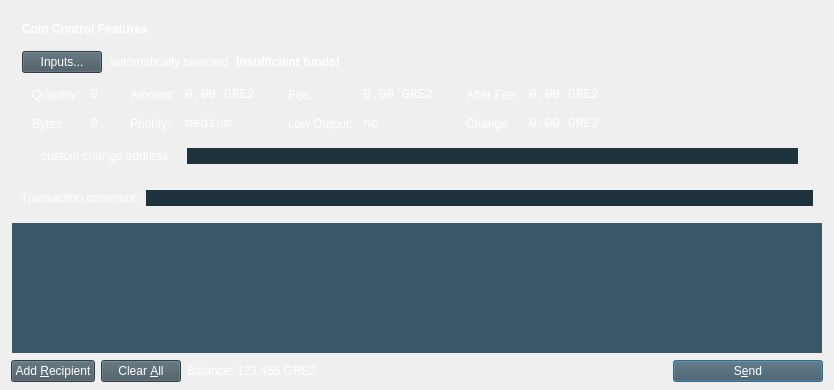
<?xml version="1.0" encoding="UTF-8"?>
<ui version="4.0">
 <class>SendCoinsDialog</class>
 <widget class="QDialog" name="SendCoinsDialog">
  <property name="geometry">
   <rect>
    <x>0</x>
    <y>0</y>
    <width>831</width>
    <height>390</height>
   </rect>
  </property>
  <property name="windowTitle">
   <string>Send Coins</string>
  </property>
  <property name="styleSheet">
   <string notr="true">
    SendCoinsDialog {background:transparent; color:white;}
    QPushButton {background-color:rgb(69, 87, 96); color:white;}
    QLabel {background-color:transparent; color:white;}
    QFrame {background-color:transparent; color:white;}
    QCheckBox {background-color:transparent; color:white;}
    QLineEdit {background-color:#1f333e; color:white; border: none;}
    QToolTip {background-color:#1f333e; color:white; border-style: none;}
   </string>
  </property>
  <layout class="QVBoxLayout" name="verticalLayout">
   <property name="bottomMargin">
    <number>8</number>
   </property>
   <item>
    <widget class="QFrame" name="frameCoinControl">
     <property name="sizePolicy">
      <sizepolicy hsizetype="Expanding" vsizetype="Expanding">
       <horstretch>0</horstretch>
       <verstretch>0</verstretch>
      </sizepolicy>
     </property>
     <property name="maximumSize">
      <size>
       <width>16777215</width>
       <height>16777215</height>
      </size>
     </property>
     <property name="frameShape">
      <enum>QFrame::StyledPanel</enum>
     </property>
     <property name="frameShadow">
      <enum>QFrame::Sunken</enum>
     </property>
     <layout class="QVBoxLayout" name="verticalLayoutCoinControl2">
      <property name="spacing">
       <number>6</number>
      </property>
      <property name="leftMargin">
       <number>0</number>
      </property>
      <property name="topMargin">
       <number>0</number>
      </property>
      <property name="rightMargin">
       <number>0</number>
      </property>
      <property name="bottomMargin">
       <number>6</number>
      </property>
      <item>
       <layout class="QVBoxLayout" name="verticalLayoutCoinControl" stretch="0,0,0,0,1">
        <property name="spacing">
         <number>0</number>
        </property>
        <property name="leftMargin">
         <number>10</number>
        </property>
        <property name="topMargin">
         <number>10</number>
        </property>
        <item>
         <layout class="QHBoxLayout" name="horizontalLayoutCoinControl1">
          <property name="bottomMargin">
           <number>15</number>
          </property>
          <item>
           <widget class="QLabel" name="labelCoinControlFeatures">
            <property name="sizePolicy">
             <sizepolicy hsizetype="Preferred" vsizetype="Maximum">
              <horstretch>0</horstretch>
              <verstretch>0</verstretch>
             </sizepolicy>
            </property>
            <property name="font">
             <font>
              <weight>75</weight>
              <bold>true</bold>
             </font>
            </property>
            <property name="text">
             <string>Coin Control Features</string>
            </property>
           </widget>
          </item>
         </layout>
        </item>
        <item>
         <layout class="QHBoxLayout" name="horizontalLayoutCoinControl2" stretch="0,0,0,0">
          <property name="spacing">
           <number>8</number>
          </property>
          <property name="bottomMargin">
           <number>10</number>
          </property>
          <item>
           <widget class="QPushButton" name="pushButtonCoinControl">
            <property name="text">
             <string>Inputs...</string>
            </property>
           </widget>
          </item>
          <item>
           <widget class="QLabel" name="labelCoinControlAutomaticallySelected">
            <property name="text">
             <string>automatically selected</string>
            </property>
            <property name="margin">
             <number>5</number>
            </property>
           </widget>
          </item>
          <item>
           <widget class="QLabel" name="labelCoinControlInsuffFunds">
            <property name="font">
             <font>
              <weight>75</weight>
              <bold>true</bold>
             </font>
            </property>
            <property name="text">
             <string>Insufficient funds!</string>
            </property>
            <property name="margin">
             <number>5</number>
            </property>
           </widget>
          </item>
          <item>
           <spacer name="horizontalSpacerCoinControl">
            <property name="orientation">
             <enum>Qt::Horizontal</enum>
            </property>
            <property name="sizeHint" stdset="0">
             <size>
              <width>40</width>
              <height>1</height>
             </size>
            </property>
           </spacer>
          </item>
         </layout>
        </item>
        <item>
         <widget class="QWidget" name="widgetCoinControl" native="true">
          <property name="sizePolicy">
           <sizepolicy hsizetype="Preferred" vsizetype="Preferred">
            <horstretch>0</horstretch>
            <verstretch>0</verstretch>
           </sizepolicy>
          </property>
          <property name="minimumSize">
           <size>
            <width>0</width>
            <height>0</height>
           </size>
          </property>
          <layout class="QHBoxLayout" name="horizontalLayoutCoinControl5">
           <property name="leftMargin">
            <number>0</number>
           </property>
           <property name="topMargin">
            <number>0</number>
           </property>
           <property name="rightMargin">
            <number>0</number>
           </property>
           <property name="bottomMargin">
            <number>0</number>
           </property>
           <item>
            <layout class="QHBoxLayout" name="horizontalLayoutCoinControl3" stretch="0,0,0,1">
             <property name="spacing">
              <number>20</number>
             </property>
             <property name="topMargin">
              <number>0</number>
             </property>
             <property name="bottomMargin">
              <number>10</number>
             </property>
             <item>
              <layout class="QFormLayout" name="formLayoutCoinControl1">
               <property name="horizontalSpacing">
                <number>10</number>
               </property>
               <property name="verticalSpacing">
                <number>14</number>
               </property>
               <property name="leftMargin">
                <number>10</number>
               </property>
               <property name="topMargin">
                <number>4</number>
               </property>
               <property name="rightMargin">
                <number>6</number>
               </property>
               <item row="0" column="0">
                <widget class="QLabel" name="labelCoinControlQuantityText">
                 <property name="text">
                  <string>Quantity:</string>
                 </property>
                 <property name="margin">
                  <number>0</number>
                 </property>
                </widget>
               </item>
               <item row="0" column="1">
                <widget class="QLabel" name="labelCoinControlQuantity">
                 <property name="font">
                  <font>
                   <family>Monospace</family>
                   <pointsize>10</pointsize>
                  </font>
                 </property>
                 <property name="cursor">
                  <cursorShape>IBeamCursor</cursorShape>
                 </property>
                 <property name="contextMenuPolicy">
                  <enum>Qt::ActionsContextMenu</enum>
                 </property>
                 <property name="text">
                  <string>0</string>
                 </property>
                 <property name="margin">
                  <number>0</number>
                 </property>
                 <property name="textInteractionFlags">
                  <set>Qt::LinksAccessibleByMouse|Qt::TextSelectableByKeyboard|Qt::TextSelectableByMouse</set>
                 </property>
                </widget>
               </item>
               <item row="1" column="0">
                <widget class="QLabel" name="labelCoinControlBytesText">
                 <property name="text">
                  <string>Bytes:</string>
                 </property>
                </widget>
               </item>
               <item row="1" column="1">
                <widget class="QLabel" name="labelCoinControlBytes">
                 <property name="font">
                  <font>
                   <family>Monospace</family>
                   <pointsize>10</pointsize>
                  </font>
                 </property>
                 <property name="cursor">
                  <cursorShape>IBeamCursor</cursorShape>
                 </property>
                 <property name="contextMenuPolicy">
                  <enum>Qt::ActionsContextMenu</enum>
                 </property>
                 <property name="text">
                  <string>0</string>
                 </property>
                 <property name="textInteractionFlags">
                  <set>Qt::LinksAccessibleByMouse|Qt::TextSelectableByKeyboard|Qt::TextSelectableByMouse</set>
                 </property>
                </widget>
               </item>
              </layout>
             </item>
             <item>
              <layout class="QFormLayout" name="formLayoutCoinControl2">
               <property name="horizontalSpacing">
                <number>10</number>
               </property>
               <property name="verticalSpacing">
                <number>14</number>
               </property>
               <property name="leftMargin">
                <number>6</number>
               </property>
               <property name="topMargin">
                <number>4</number>
               </property>
               <property name="rightMargin">
                <number>6</number>
               </property>
               <item row="0" column="0">
                <widget class="QLabel" name="labelCoinControlAmountText">
                 <property name="text">
                  <string>Amount:</string>
                 </property>
                 <property name="margin">
                  <number>0</number>
                 </property>
                </widget>
               </item>
               <item row="0" column="1">
                <widget class="QLabel" name="labelCoinControlAmount">
                 <property name="font">
                  <font>
                   <family>Monospace</family>
                   <pointsize>10</pointsize>
                  </font>
                 </property>
                 <property name="cursor">
                  <cursorShape>IBeamCursor</cursorShape>
                 </property>
                 <property name="contextMenuPolicy">
                  <enum>Qt::ActionsContextMenu</enum>
                 </property>
                 <property name="text">
                  <string>0.00 GRE2</string>
                 </property>
                 <property name="textInteractionFlags">
                  <set>Qt::LinksAccessibleByMouse|Qt::TextSelectableByKeyboard|Qt::TextSelectableByMouse</set>
                 </property>
                </widget>
               </item>
               <item row="1" column="0">
                <widget class="QLabel" name="labelCoinControlPriorityText">
                 <property name="text">
                  <string>Priority:</string>
                 </property>
                </widget>
               </item>
               <item row="1" column="1">
                <widget class="QLabel" name="labelCoinControlPriority">
                 <property name="font">
                  <font>
                   <family>Monospace</family>
                   <pointsize>10</pointsize>
                  </font>
                 </property>
                 <property name="cursor">
                  <cursorShape>IBeamCursor</cursorShape>
                 </property>
                 <property name="contextMenuPolicy">
                  <enum>Qt::ActionsContextMenu</enum>
                 </property>
                 <property name="text">
                  <string>medium</string>
                 </property>
                 <property name="textInteractionFlags">
                  <set>Qt::LinksAccessibleByMouse|Qt::TextSelectableByKeyboard|Qt::TextSelectableByMouse</set>
                 </property>
                </widget>
               </item>
              </layout>
             </item>
             <item>
              <layout class="QFormLayout" name="formLayoutCoinControl3">
               <property name="horizontalSpacing">
                <number>10</number>
               </property>
               <property name="verticalSpacing">
                <number>14</number>
               </property>
               <property name="leftMargin">
                <number>6</number>
               </property>
               <property name="topMargin">
                <number>4</number>
               </property>
               <property name="rightMargin">
                <number>6</number>
               </property>
               <item row="0" column="0">
                <widget class="QLabel" name="labelCoinControlFeeText">
                 <property name="text">
                  <string>Fee:</string>
                 </property>
                 <property name="margin">
                  <number>0</number>
                 </property>
                </widget>
               </item>
               <item row="0" column="1">
                <widget class="QLabel" name="labelCoinControlFee">
                 <property name="font">
                  <font>
                   <family>Monospace</family>
                   <pointsize>10</pointsize>
                  </font>
                 </property>
                 <property name="cursor">
                  <cursorShape>IBeamCursor</cursorShape>
                 </property>
                 <property name="contextMenuPolicy">
                  <enum>Qt::ActionsContextMenu</enum>
                 </property>
                 <property name="text">
                  <string>0.00 GRE2</string>
                 </property>
                 <property name="textInteractionFlags">
                  <set>Qt::LinksAccessibleByMouse|Qt::TextSelectableByKeyboard|Qt::TextSelectableByMouse</set>
                 </property>
                </widget>
               </item>
               <item row="1" column="0">
                <widget class="QLabel" name="labelCoinControlLowOutputText">
                 <property name="text">
                  <string>Low Output:</string>
                 </property>
                </widget>
               </item>
               <item row="1" column="1">
                <widget class="QLabel" name="labelCoinControlLowOutput">
                 <property name="font">
                  <font>
                   <family>Monospace</family>
                   <pointsize>10</pointsize>
                  </font>
                 </property>
                 <property name="cursor">
                  <cursorShape>IBeamCursor</cursorShape>
                 </property>
                 <property name="contextMenuPolicy">
                  <enum>Qt::ActionsContextMenu</enum>
                 </property>
                 <property name="text">
                  <string>no</string>
                 </property>
                 <property name="textInteractionFlags">
                  <set>Qt::LinksAccessibleByMouse|Qt::TextSelectableByKeyboard|Qt::TextSelectableByMouse</set>
                 </property>
                </widget>
               </item>
              </layout>
             </item>
             <item>
              <layout class="QFormLayout" name="formLayoutCoinControl4">
               <property name="horizontalSpacing">
                <number>10</number>
               </property>
               <property name="verticalSpacing">
                <number>14</number>
               </property>
               <property name="leftMargin">
                <number>6</number>
               </property>
               <property name="topMargin">
                <number>4</number>
               </property>
               <property name="rightMargin">
                <number>6</number>
               </property>
               <item row="0" column="0">
                <widget class="QLabel" name="labelCoinControlAfterFeeText">
                 <property name="text">
                  <string>After Fee:</string>
                 </property>
                 <property name="margin">
                  <number>0</number>
                 </property>
                </widget>
               </item>
               <item row="0" column="1">
                <widget class="QLabel" name="labelCoinControlAfterFee">
                 <property name="font">
                  <font>
                   <family>Monospace</family>
                   <pointsize>10</pointsize>
                  </font>
                 </property>
                 <property name="cursor">
                  <cursorShape>IBeamCursor</cursorShape>
                 </property>
                 <property name="contextMenuPolicy">
                  <enum>Qt::ActionsContextMenu</enum>
                 </property>
                 <property name="text">
                  <string>0.00 GRE2</string>
                 </property>
                 <property name="textInteractionFlags">
                  <set>Qt::LinksAccessibleByMouse|Qt::TextSelectableByKeyboard|Qt::TextSelectableByMouse</set>
                 </property>
                </widget>
               </item>
               <item row="1" column="0">
                <widget class="QLabel" name="labelCoinControlChangeText">
                 <property name="text">
                  <string>Change</string>
                 </property>
                </widget>
               </item>
               <item row="1" column="1">
                <widget class="QLabel" name="labelCoinControlChange">
                 <property name="font">
                  <font>
                   <family>Monospace</family>
                   <pointsize>10</pointsize>
                  </font>
                 </property>
                 <property name="cursor">
                  <cursorShape>IBeamCursor</cursorShape>
                 </property>
                 <property name="contextMenuPolicy">
                  <enum>Qt::ActionsContextMenu</enum>
                 </property>
                 <property name="text">
                  <string>0.00 GRE2</string>
                 </property>
                 <property name="textInteractionFlags">
                  <set>Qt::LinksAccessibleByMouse|Qt::TextSelectableByKeyboard|Qt::TextSelectableByMouse</set>
                 </property>
                </widget>
               </item>
              </layout>
             </item>
            </layout>
           </item>
          </layout>
         </widget>
        </item>
        <item>
         <layout class="QHBoxLayout" name="horizontalLayoutCoinControl4" stretch="0,0,0">
          <property name="spacing">
           <number>12</number>
          </property>
          <property name="sizeConstraint">
           <enum>QLayout::SetDefaultConstraint</enum>
          </property>
          <property name="topMargin">
           <number>5</number>
          </property>
          <property name="rightMargin">
           <number>5</number>
          </property>
          <item>
           <widget class="QCheckBox" name="checkBoxCoinControlChange">
            <property name="text">
             <string>custom change address</string>
            </property>
           </widget>
          </item>
          <item>
           <widget class="QLineEdit" name="lineEditCoinControlChange">
            <property name="enabled">
             <bool>false</bool>
            </property>
            <property name="sizePolicy">
             <sizepolicy hsizetype="Expanding" vsizetype="Fixed">
              <horstretch>0</horstretch>
              <verstretch>0</verstretch>
             </sizepolicy>
            </property>
           </widget>
          </item>
          <item>
           <widget class="QLabel" name="labelCoinControlChangeLabel">
            <property name="sizePolicy">
             <sizepolicy hsizetype="Preferred" vsizetype="Expanding">
              <horstretch>0</horstretch>
              <verstretch>0</verstretch>
             </sizepolicy>
            </property>
            <property name="minimumSize">
             <size>
              <width>0</width>
              <height>0</height>
             </size>
            </property>
            <property name="text">
             <string/>
            </property>
            <property name="margin">
             <number>3</number>
            </property>
           </widget>
          </item>
         </layout>
        </item>
        <item>
         <spacer name="verticalSpacerCoinControl">
          <property name="orientation">
           <enum>Qt::Vertical</enum>
          </property>
          <property name="sizeHint" stdset="0">
           <size>
            <width>800</width>
            <height>1</height>
           </size>
          </property>
         </spacer>
        </item>
       </layout>
      </item>
     </layout>
    </widget>
   </item>
   <item>
    <widget class="QFrame" name="horizontalFrame">
     <property name="frameShape">
      <enum>QFrame::StyledPanel</enum>
     </property>
     <property name="frameShadow">
      <enum>QFrame::Sunken</enum>
     </property>
     <layout class="QHBoxLayout" name="horizontalLayout_3">
      <item>
       <widget class="QLabel" name="label_2">
        <property name="text">
         <string>Transaction comment:</string>
        </property>
       </widget>
      </item>
      <item>
       <widget class="QLineEdit" name="editTxComment">
       </widget>
      </item>
     </layout>
    </widget>
   </item>
   <item>
    <widget class="QScrollArea" name="scrollArea">
     <property name="widgetResizable">
      <bool>true</bool>
     </property>
     <widget class="QWidget" name="scrollAreaWidgetContents">
      <property name="geometry">
       <rect>
        <x>0</x>
        <y>0</y>
        <width>666</width>
        <height>136</height>
       </rect>
      </property>
      <property name="styleSheet">
       <string notr="true">background-color:rgb(59, 88, 104);</string>
      </property>
      <layout class="QVBoxLayout" name="verticalLayout_2">
       <property name="leftMargin">
        <number>0</number>
       </property>
       <property name="topMargin">
        <number>0</number>
       </property>
       <property name="rightMargin">
        <number>0</number>
       </property>
       <property name="bottomMargin">
        <number>0</number>
       </property>
       <item>
        <layout class="QVBoxLayout" name="entries">
         <property name="spacing">
          <number>6</number>
         </property>
        </layout>
       </item>
       <item>
        <spacer name="verticalSpacer">
         <property name="orientation">
          <enum>Qt::Vertical</enum>
         </property>
         <property name="sizeHint" stdset="0">
          <size>
           <width>20</width>
           <height>40</height>
          </size>
         </property>
        </spacer>
       </item>
      </layout>
     </widget>
    </widget>
   </item>
   <item>
    <layout class="QHBoxLayout" name="horizontalLayout">
     <item>
      <widget class="QPushButton" name="addButton">
       <property name="toolTip">
        <string>Send to multiple recipients at once</string>
       </property>
       <property name="text">
        <string>Add &amp;Recipient</string>
       </property>
       <property name="icon">
        <iconset resource="../bitcoin.qrc">
         <normaloff>:/icons/add</normaloff>:/icons/add</iconset>
       </property>
       <property name="autoDefault">
        <bool>false</bool>
       </property>
       <property name="flat">
        <bool>false</bool>
       </property>
      </widget>
     </item>
     <item>
      <widget class="QPushButton" name="clearButton">
       <property name="sizePolicy">
        <sizepolicy hsizetype="Minimum" vsizetype="Fixed">
         <horstretch>0</horstretch>
         <verstretch>0</verstretch>
        </sizepolicy>
       </property>
       <property name="toolTip">
        <string>Remove all transaction fields</string>
       </property>
       <property name="text">
        <string>Clear &amp;All</string>
       </property>
       <property name="icon">
        <iconset resource="../bitcoin.qrc">
         <normaloff>:/icons/remove</normaloff>:/icons/remove</iconset>
       </property>
       <property name="autoRepeatDelay">
        <number>300</number>
       </property>
       <property name="autoDefault">
        <bool>false</bool>
       </property>
      </widget>
     </item>
     <item>
      <layout class="QHBoxLayout" name="horizontalLayout_2">
       <property name="spacing">
        <number>3</number>
       </property>
       <item>
        <widget class="QLabel" name="label">
         <property name="sizePolicy">
          <sizepolicy hsizetype="Preferred" vsizetype="Fixed">
           <horstretch>0</horstretch>
           <verstretch>0</verstretch>
          </sizepolicy>
         </property>
         <property name="text">
          <string>Balance:</string>
         </property>
        </widget>
       </item>
       <item>
        <widget class="QLabel" name="labelBalance">
         <property name="sizePolicy">
          <sizepolicy hsizetype="Preferred" vsizetype="Fixed">
           <horstretch>0</horstretch>
           <verstretch>0</verstretch>
          </sizepolicy>
         </property>
         <property name="cursor">
          <cursorShape>IBeamCursor</cursorShape>
         </property>
         <property name="text">
          <string>123.456 GRE2</string>
         </property>
         <property name="textInteractionFlags">
          <set>Qt::LinksAccessibleByMouse|Qt::TextSelectableByKeyboard|Qt::TextSelectableByMouse</set>
         </property>
        </widget>
       </item>
      </layout>
     </item>
     <item>
      <spacer name="horizontalSpacer">
       <property name="orientation">
        <enum>Qt::Horizontal</enum>
       </property>
       <property name="sizeHint" stdset="0">
        <size>
         <width>40</width>
         <height>20</height>
        </size>
       </property>
      </spacer>
     </item>
     <item>
      <widget class="QPushButton" name="sendButton">
       <property name="minimumSize">
        <size>
         <width>150</width>
         <height>0</height>
        </size>
       </property>
       <property name="toolTip">
        <string>Confirm the send action</string>
       </property>
       <property name="text">
        <string>S&amp;end</string>
       </property>
       <property name="icon">
        <iconset resource="../bitcoin.qrc">
         <normaloff>:/icons/send</normaloff>:/icons/send</iconset>
       </property>
       <property name="default">
        <bool>true</bool>
       </property>
      </widget>
     </item>
    </layout>
   </item>
  </layout>
 </widget>
 <resources>
  <include location="../bitcoin.qrc"/>
 </resources>
 <connections/>
</ui>
